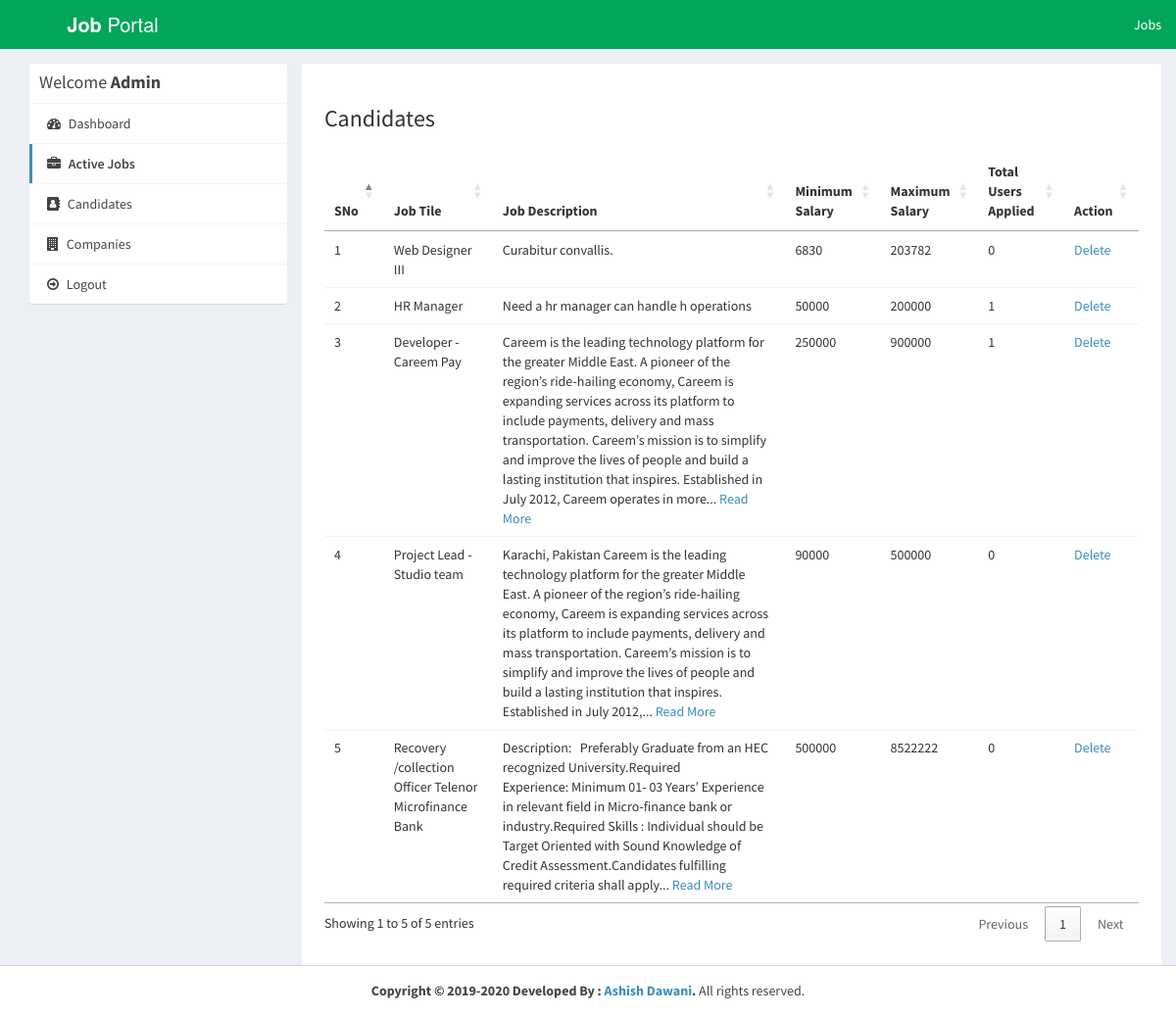
Screenshot of /admin/jobs.php (signed in) with the database file from the repository.
### tables this page shows
CREATE TABLE IF NOT EXISTS `job_post` (
  `id_jobpost` int(11) NOT NULL AUTO_INCREMENT,
  `id_company` int(11) NOT NULL,
  `jobtitle` varchar(255) NOT NULL,
  `description` text NOT NULL,
  `minimumsalary` varchar(255) NOT NULL,
  `maximumsalary` varchar(255) NOT NULL,
  `experience` varchar(255) NOT NULL,
  `qualification` varchar(255) NOT NULL,
  `createdat` timestamp NOT NULL DEFAULT CURRENT_TIMESTAMP,
  PRIMARY KEY (`id_jobpost`)
);

### admin/jobs.php (the view, shortened to what this page needs)
<?php
require_once("../db.php");
?>
<!DOCTYPE html>
<html>
<head>
  <link rel="stylesheet" href="https://cdnjs.cloudflare.com/ajax/libs/twitter-bootstrap/3.3.7/css/bootstrap.min.css">
  <link rel="stylesheet" href="https://cdnjs.cloudflare.com/ajax/libs/font-awesome/4.7.0/css/font-awesome.min.css">
  <link rel="stylesheet" href="https://cdnjs.cloudflare.com/ajax/libs/ionicons/2.0.1/css/ionicons.min.css">
  <link rel="stylesheet" href="https://cdn.datatables.net/1.10.15/css/jquery.dataTables.min.css">
  <link rel="stylesheet" href="../css/AdminLTE.min.css">
  <link rel="stylesheet" href="../css/_all-skins.min.css">
  <link rel="stylesheet" href="../css/custom.css">
</head>
<body class="hold-transition skin-green sidebar-mini">
<div class="wrapper">
  <header class="main-header">
    <a href="index.php" class="logo logo-bg">
      <span class="logo-lg"><b>Job</b> Portal</span>
    </a>
    <nav class="navbar navbar-static-top">
      <div class="navbar-custom-menu">
        <ul class="nav navbar-nav">
          <li>
            <a href="../search.php">Jobs</a>
          </li>
        </ul>
      </div>
    </nav>
  </header>
  <div class="content-wrapper" style="margin-left: 0px;">
    <section id="candidates" class="content-header">
      <div class="container">
        <div class="row">
          <div class="col-md-3">
            <div class="box box-solid">
              <div class="box-header with-border">
                <h3 class="box-title">Welcome <b>Admin</b></h3>
              </div>
              <div class="box-body no-padding">
                <ul class="nav nav-pills nav-stacked">
                  <li><a href="dashboard.php"><i class="fa fa-dashboard"></i> Dashboard</a></li>
                  <li class="active"><a href="jobs.php"><i class="fa fa-briefcase"></i> Active Jobs</a></li>
                  <li><a href="user.php"><i class="fa fa-address-book"></i> Candidates</a></li>
                  <li><a href="company.php"><i class="fa fa-building"></i> Companies</a></li>
                  <li><a href="../logout.php"><i class="fa fa-arrow-circle-o-right"></i> Logout</a></li>
                </ul>
              </div>
            </div>
          </div>
          <div class="col-md-9 bg-white padding-2">
            <h3>Candidates</h3>
            <div class="row margin-top-20">
              <div class="col-md-12">
                <div class="box-body table-responsive no-padding">
                  <table id="example2" class="table table-hover">
                   <thead>
                      <th>SNo</th>
                      <th>Job Tile</th>
                      <th>Job Description</th>
                      <th>Minimum Salary</th>
                      <th>Maximum Salary</th>
                      <th>Total Users Applied</th>
                      <th>Action</th>
                    </thead>
                      <tbody>
                        <?php
                          $sql = "SELECT * FROM job_post";
                          $result = $conn->query($sql);
                          if($result->num_rows > 0) {
                            $i = 0;
                            while($row = $result->fetch_assoc()) {
                              ?>
                                <tr>
                                  <td><?php echo ++$i; ?></td>
                                  <td><?php echo $row['jobtitle']; ?></td>
                                  <td>
                                      <?php
                                      $string = strip_tags(stripcslashes($row['description']));
                                        if (strlen($string) > 400) {
                                            $stringCut = substr($string, 0, 400);
                                            $endPoint = strrpos($stringCut, ' ');
                                            $string = $endPoint? substr($stringCut, 0, $endPoint) : substr($stringCut, 0);
                                            $string .= '... <a href="#">Read More</a>';
                                        }
                                        echo $string; ?>
                                  </td>
                                  <td><?php echo $row['minimumsalary']; ?></td>
                                  <td><?php echo $row['maximumsalary']; ?></td>
                                  <?php
                                    $sql1 = "SELECT COUNT(apply_job_post.id_apply) AS totalNo FROM job_post INNER JOIN apply_job_post ON job_post.id_jobpost=apply_job_post.id_jobpost WHERE job_post.id_jobpost='$row[id_jobpost]'";
                                    $result1 = $conn->query($sql1);
                                    if($result1->num_rows > 0) {
                                       while($row1 = $result1->fetch_assoc()) {
                                      ?>
                                       <td><?php echo $row1['totalNo']; ?></td>
                                      <?php
                                    }
                                  }
                                  ?>
                                  <td><a href="delete-job-post.php?id=<?php echo $row['id_jobpost']; ?>">Delete</a></td>
                                </tr>
                              <?php
                            }
                          }
                        ?>
                      </tbody>
                  </table>
                </div>
              </div>
            </div>
          </div>
        </div>
      </div>
    </section>
  </div>
   <footer class="main-footer" style="margin-left: 0px;">
    <div class="text-center">
      <strong>Copyright &copy; 2019-2020 Developed By : <a href="#">Ashish Dawani</a>.</strong> All rights
    reserved.
    </div>
  </footer>
</div>
</body>
</html>

### css/custom.css (style rules this page uses)
.logo-bg { background-color: #00A65A !important; }
.margin-top-20 { margin-top: 20px; }
.padding-2 { padding: 2%; }
.bg-white { background-color: #fff; }

### rows the page displays
job_post: jobtitle "Web Designer III", description "Curabitur convallis.", minimumsalary "6830", maximumsalary "203782", totalNo "0"
job_post: jobtitle "HR Manager", description "Need a hr manager can handle h operations", minimumsalary "50000", maximumsalary "200000", totalNo "1"
job_post: jobtitle "Developer - Careem Pay", description "Careem is the leading technology platform for the greater Middle East. A pioneer of the region’s ride-hailing economy, Careem is expanding services across its platform to include payments, delivery and mass transportation. Careem’s mission is to simplify and improve the lives of people and build a lasting institution that inspires. Established in July 2012, Careem operates in more", shows "Read More", minimumsalary "250000", maximumsalary "900000", totalNo "1"
job_post: jobtitle "Project Lead - Studio team", description "Karachi, Pakistan Careem is the leading technology platform for the greater Middle East. A pioneer of the region’s ride-hailing economy, Careem is expanding services across its platform to include payments, delivery and mass transportation. Careem’s mission is to simplify and improve the lives of people and build a lasting institution that inspires. Established in July 2012,", shows "Read More", minimumsalary "90000", maximumsalary "500000", totalNo "0"
job_post: jobtitle "Recovery /collection Officer Telenor Microfinance Bank", description "Description: Preferably Graduate from an HEC recognized University.Required Experience: Minimum 01- 03 Years’ Experience in relevant field in Micro-finance bank or industry.Required Skills : Individual should be Target Oriented with Sound Knowledge of Credit Assessment.Candidates fulfilling required criteria shall apply", shows "Read More", minimumsalary "500000", maximumsalary "8522222", totalNo "0"
